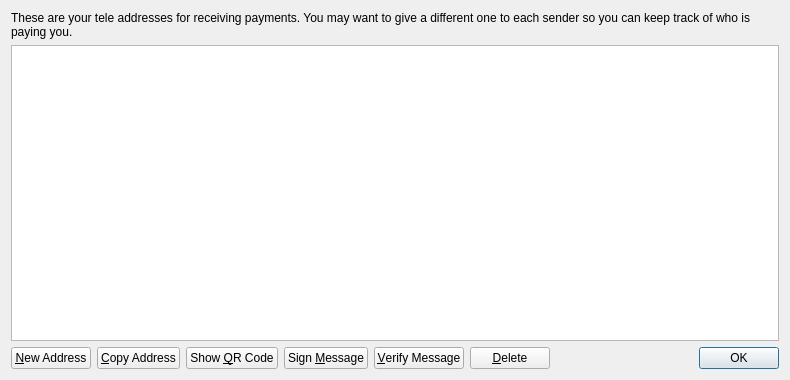
<?xml version="1.0" encoding="UTF-8"?>
<ui version="4.0">
 <class>AddressBookPage</class>
 <widget class="QWidget" name="AddressBookPage">
  <property name="geometry">
   <rect>
    <x>0</x>
    <y>0</y>
    <width>790</width>
    <height>380</height>
   </rect>
  </property>
  <property name="windowTitle">
   <string>Address Book</string>
  </property>
  <layout class="QVBoxLayout" name="verticalLayout">
   <item>
    <widget class="QLabel" name="labelExplanation">
     <property name="text">
      <string>These are your tele addresses for receiving payments. You may want to give a different one to each sender so you can keep track of who is paying you.</string>
     </property>
     <property name="textFormat">
      <enum>Qt::PlainText</enum>
     </property>
     <property name="wordWrap">
      <bool>true</bool>
     </property>
    </widget>
   </item>
   <item>
    <widget class="QTableView" name="tableView">
     <property name="contextMenuPolicy">
      <enum>Qt::CustomContextMenu</enum>
     </property>
     <property name="toolTip">
      <string>Double-click to edit address or label</string>
     </property>
     <property name="tabKeyNavigation">
      <bool>false</bool>
     </property>
     <property name="alternatingRowColors">
      <bool>true</bool>
     </property>
     <property name="selectionMode">
      <enum>QAbstractItemView::SingleSelection</enum>
     </property>
     <property name="selectionBehavior">
      <enum>QAbstractItemView::SelectRows</enum>
     </property>
     <property name="sortingEnabled">
      <bool>true</bool>
     </property>
     <attribute name="verticalHeaderVisible">
      <bool>false</bool>
     </attribute>
    </widget>
   </item>
   <item>
    <layout class="QHBoxLayout" name="horizontalLayout">
     <item>
      <widget class="QPushButton" name="newAddressButton">
       <property name="toolTip">
        <string>Create a new address</string>
       </property>
       <property name="text">
        <string>&amp;New Address</string>
       </property>
       <property name="icon">
        <iconset resource="../bitcoin.qrc">
         <normaloff>:/icons/add</normaloff>:/icons/add</iconset>
       </property>
      </widget>
     </item>
     <item>
      <widget class="QPushButton" name="copyToClipboard">
       <property name="toolTip">
        <string>Copy the currently selected address to the system clipboard</string>
       </property>
       <property name="text">
        <string>&amp;Copy Address</string>
       </property>
       <property name="icon">
        <iconset resource="../bitcoin.qrc">
         <normaloff>:/icons/editcopy</normaloff>:/icons/editcopy</iconset>
       </property>
      </widget>
     </item>
     <item>
      <widget class="QPushButton" name="showQRCode">
       <property name="text">
        <string>Show &amp;QR Code</string>
       </property>
       <property name="icon">
        <iconset resource="../bitcoin.qrc">
         <normaloff>:/icons/qrcode</normaloff>:/icons/qrcode</iconset>
       </property>
      </widget>
     </item>
     <item>
      <widget class="QPushButton" name="signMessage">
       <property name="toolTip">
        <string>Sign a message to prove you own a tele address</string>
       </property>
       <property name="text">
        <string>Sign &amp;Message</string>
       </property>
       <property name="icon">
        <iconset resource="../bitcoin.qrc">
         <normaloff>:/icons/edit</normaloff>:/icons/edit</iconset>
       </property>
      </widget>
     </item>
     <item>
      <widget class="QPushButton" name="verifyMessage">
       <property name="toolTip">
        <string>Verify a message to ensure it was signed with a specified tele address</string>
       </property>
       <property name="text">
        <string>&amp;Verify Message</string>
       </property>
       <property name="icon">
        <iconset resource="../bitcoin.qrc">
         <normaloff>:/icons/transaction_0</normaloff>:/icons/transaction_0</iconset>
       </property>
      </widget>
     </item>
     <item>
      <widget class="QPushButton" name="deleteButton">
       <property name="toolTip">
        <string>Delete the currently selected address from the list</string>
       </property>
       <property name="text">
        <string>&amp;Delete</string>
       </property>
       <property name="icon">
        <iconset resource="../bitcoin.qrc">
         <normaloff>:/icons/remove</normaloff>:/icons/remove</iconset>
       </property>
      </widget>
     </item>
     <item>
      <spacer name="horizontalSpacer">
       <property name="orientation">
        <enum>Qt::Horizontal</enum>
       </property>
       <property name="sizeHint" stdset="0">
        <size>
         <width>40</width>
         <height>20</height>
        </size>
       </property>
      </spacer>
     </item>
     <item>
      <widget class="QDialogButtonBox" name="buttonBox">
       <property name="sizePolicy">
        <sizepolicy hsizetype="Maximum" vsizetype="Fixed">
         <horstretch>0</horstretch>
         <verstretch>0</verstretch>
        </sizepolicy>
       </property>
       <property name="standardButtons">
        <set>QDialogButtonBox::Ok</set>
       </property>
      </widget>
     </item>
    </layout>
   </item>
  </layout>
 </widget>
 <resources>
  <include location="../bitcoin.qrc"/>
 </resources>
 <connections/>
</ui>
